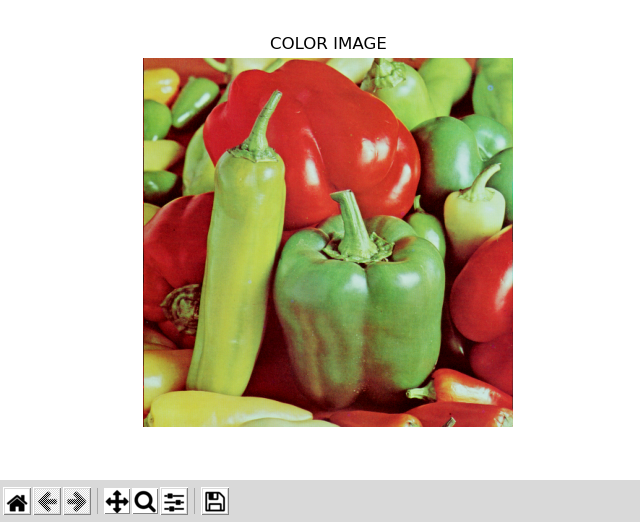
#> input picture rPi-camera/opencv/rpi/pruebas/transformaciones/t_example1.png, 640 x 522 px, given in place of the camera
$ python pdi_transformaciones6.py
#> lines starting #> are read from the running program, lines starting #| are printed output that depends on the picture; after the words box and inside, x2 and y2 are one past the last pixel; in counts of white or black regions, pixels touching at a corner belong together
import numpy as np
import cv2

W = 320
H = 240

cap = cv2.VideoCapture(0)

if not cap.isOpened():
    print("Error opening video capture")
    exit()

cap.set(cv2.CAP_PROP_FRAME_WIDTH,W)
cap.set(cv2.CAP_PROP_FRAME_HEIGHT,H)

while ( True ):
    ret, frame = cap.read()
#> frame is the input picture: shape (522, 640, 3); mean B, G, R 173.8, 194, 207.9
    hsv = cv2.cvtColor(frame, cv2.COLOR_BGR2HSV)
#> hsv: shape (522, 640, 3); mean H, S, V 16.7, 66.3, 214.4
    image_mask = cv2.inRange(hsv, np.array([40, 50, 50]),
    np.array([80, 255, 255]))
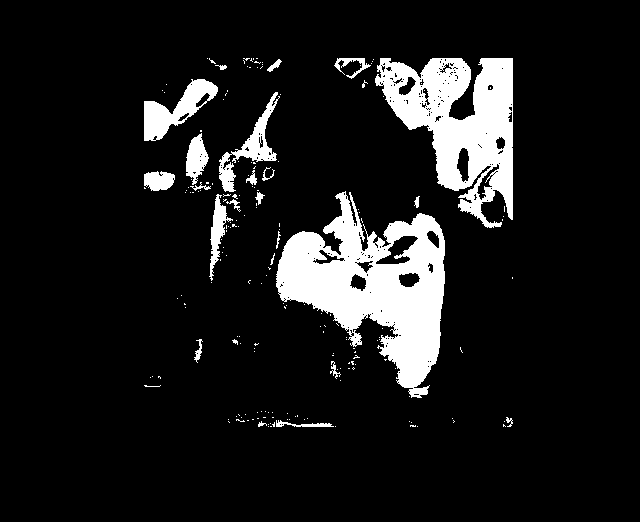
#> image_mask: shape (522, 640); 10.7% white; 194 white regions (171 under 20 px), largest, box (x1, y1, x2, y2) and area: (276, 191, 445, 398) 16586, (375, 58, 513, 228) 12212, (144, 79, 218, 141) 1895
    output = cv2.bitwise_and(frame, frame,mask=image_mask)
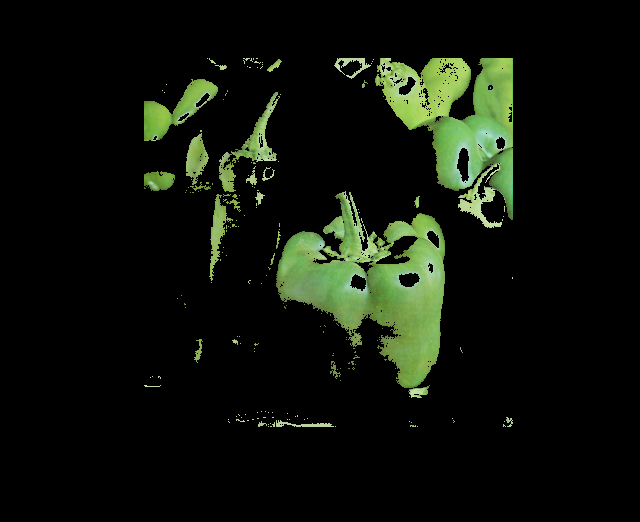
#> output: shape (522, 640, 3); mean B, G, R 10.1, 19, 14.1
    cv2.imshow('Original', frame)
    cv2.imshow('Output', output)
    if cv2.waitKey(1) == 27:
#> (key Esc is pressed here)
        break
cv2.destroyAllWindows()
cap.release()

$ run again, on rPi-camera/opencv/rpi/pruebas/transformaciones/t_example10.png
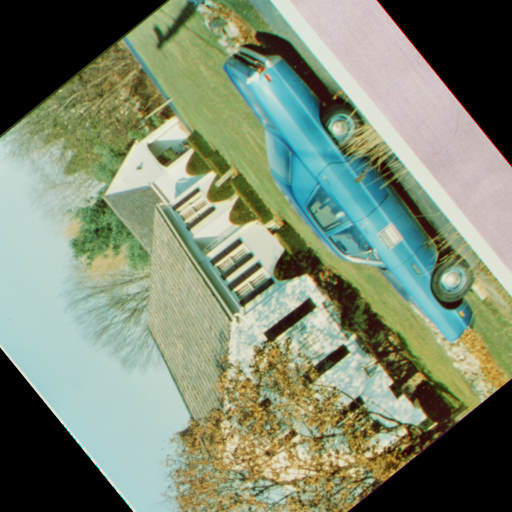
#> input picture rPi-camera/opencv/rpi/pruebas/transformaciones/t_example10.png, 512 x 512 px, given in place of the camera
#> frame is the input picture: shape (512, 512, 3); mean B, G, R 113.9, 137.2, 125.2
#> hsv: shape (512, 512, 3); mean H, S, V 44.4, 65.4, 141.8
#> `image_mask = cv2.inRange(hsv, np.array([40, 50, 50]), np.array([80, 25..`:
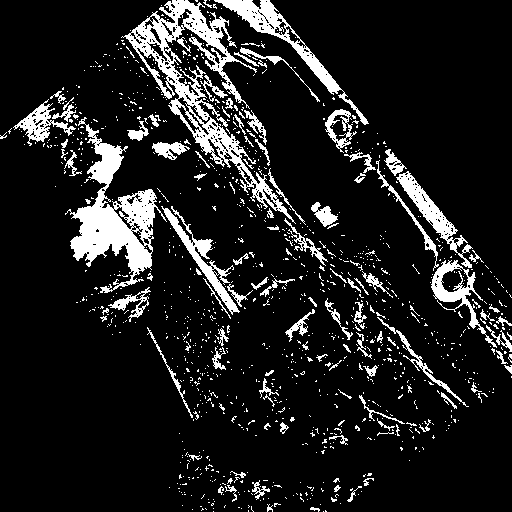
#> image_mask: shape (512, 512); 12.2% white; 1131 white regions (1025 under 20 px), largest, box (x1, y1, x2, y2) and area: (121, 0, 296, 224) 6662, (65, 117, 167, 293) 5675, (214, 0, 369, 125) 2193
#> `output = cv2.bitwise_and(frame, frame,mask=image_mask)`:
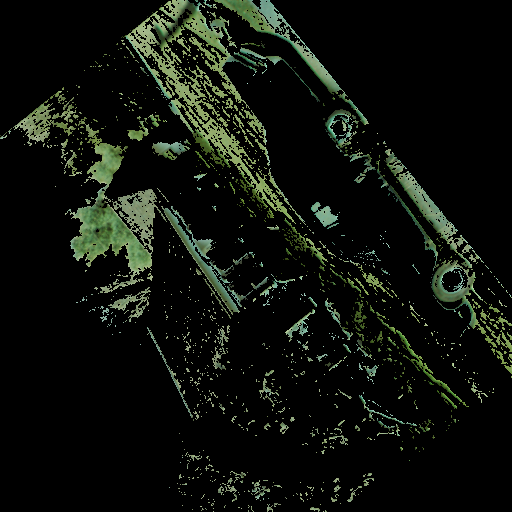
#> output: shape (512, 512, 3); mean B, G, R 12, 17.7, 14.1
